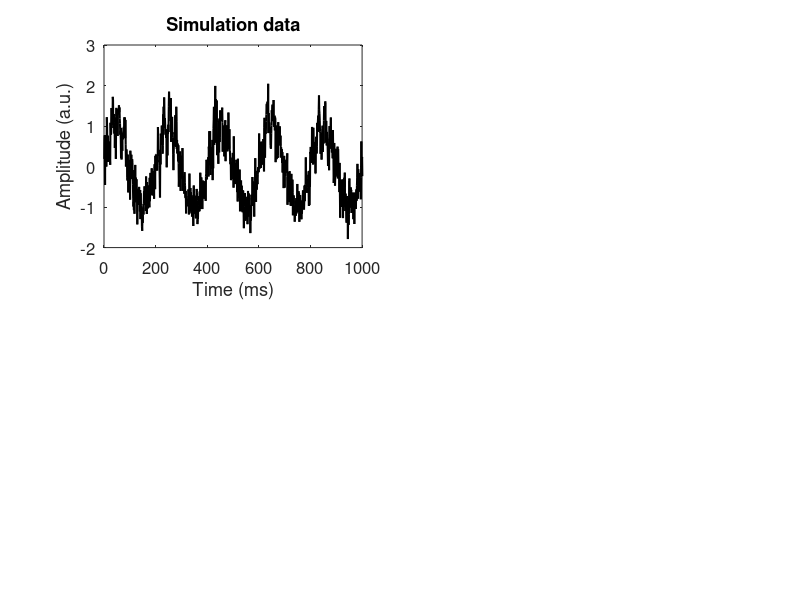

This figure's MATLAB source: (Note: this script raises an error after producing the figure.)
%% Wasserstein Modulation Index (wMI)
% This code ("wMI_CallerRoutine.m") demonstrates the basic usage of the wMI (Ohki, 2022, J Neurosci Methods, DOI: 10.1016/j.jneumeth.2022.109578). 

% You will need the following files in the current directory or Matlab path:
%  eegfilt.m
%  Wasserstein_MI.m
%  Questions -> takefumi2ohki@gmail.com


clear all, close all

% Constructing an Example
% parameters for simulation data
srate = 1000;
data_length = 10000; %( i.e., 10 sec)
t = 1:1:data_length;

% parameter for the coupling strength
nonmodulatedamplitude = .3; % increase this parameters to get less modulation; you'll see that this is reflected in the wMI value

% lower frex (i.e., nesting phase frex) and higher frex (i.e., nested amplitude frex) 
Phase_Modulating_Freq = 5;
Amp_Modulated_Freq    = 40;

% creation simulation data based on Tort et al. (2010)
lfp = (0.2*(sin(2*pi*t*Phase_Modulating_Freq/srate)+1)+nonmodulatedamplitude*0.1).*sin(2*pi*t*Amp_Modulated_Freq/srate)+sin(2*pi*t*Phase_Modulating_Freq/srate);

% add random noise
lfp = lfp+0.3*randn(1,length(lfp));


% Plot for check
figure(1), clf
subplot(2, 2, 1)
plot(lfp, 'k', 'linew', 1.5), xlim([0 1000])
set(gca,'fontsize',12), xlabel('Time (ms)'), ylabel('Amplitude (a.u.)')
title('Simulation data')


%% Define the range of amplitude and phase frequencies that you want to analyze 
PhaseFreqVector =   2 :1:15;
AmpFreqVector   = 10 :5:100;

PhaseFreq_BandWidth = 2;
AmpFreq_BandWidth   = 5;


%% Create phase bins for storing amplitude values in each phase position
nbin = 10; % we are binning 0-360 degrees based on he number of bin, (e.g., each bin has 20 degrees if we set 18)
position=zeros(1, nbin); % Note: this variable will get the beginning (not the center) of each phase bin (in rads)
winsize = 2*pi/nbin;
for j=1:nbin 
     position(j) = -pi+(j-1)*winsize; 
end

%% Filtering and Hilbert transform
% Data box
Comodulogram  = zeros(length(PhaseFreqVector), length(AmpFreqVector));
[AmpFreqTransformed, PhaseFreqTransformed]   =  deal(zeros(length(AmpFreqVector), data_length), zeros(length(PhaseFreqVector), data_length));

% Loop for extracting phase info
for amp_idx = 1:length(AmpFreqVector)
    
     Af1 = AmpFreqVector(amp_idx);  Af2 = Af1+AmpFreq_BandWidth;
     AmpFreq = eegfilt(lfp, srate, Af1, Af2); % filtering via eegfilt.m
     AmpFreqTransformed(amp_idx, :) = abs(hilbert(AmpFreq)); % getting the amplitude envelope

end

% Loop for extracting amplitude info
for phase_idx =1:length(PhaseFreqVector)
    
    Pf1 = PhaseFreqVector(phase_idx);  Pf2 = Pf1 + PhaseFreq_BandWidth;
    PhaseFreq=eegfilt(lfp, srate, Pf1, Pf2); % filtering via eegfilt.m
    PhaseFreqTransformed(phase_idx , :) = angle(hilbert(PhaseFreq)); % getting the phase time series

end



%% Calculate the wMI and produce comodulogram
tic
counter1=0;
for phase_idx = 1 : length(PhaseFreqVector)

     counter1 = counter1+1;

     % define the target phase frequency bands
     Pf1 = PhaseFreqVector(phase_idx);  Pf2 = Pf1+ PhaseFreq_BandWidth;
    
     counter2 = 0;
   
    for amp_idx = 1 : length(AmpFreqVector)
         
        counter2 = counter2+1;
    
        % define the target amplitude frequency bands 
        Af1 = AmpFreqVector(amp_idx); Af2 = Af1+AmpFreq_BandWidth;
        
        %Calucaltion the wMI via L1wasserstein_MI_test 
        [wMI, optpath, MeanAmp] = Wasserstein_MI(PhaseFreqTransformed(phase_idx, :), AmpFreqTransformed(amp_idx, :), position);
         Comodulogram(counter1, counter2) = wMI;
         
         % just keepling one MeanAmp and coupling phase matrix (i.e., optimal transport route) showing the maximum coupling strength
         if phase_idx == 4 && amp_idx == 7 % 5 Hz for phase and 40 Hz for amplitude
            MeanAmp4plot = MeanAmp;
            optpath4plot = optpath;
            
         end
    
    end
end
toc


%% Plot
figure(1)
subplot(222)
bar(MeanAmp4plot, 'k') %  Phase: 4 Hz  Amplitude: 40 Hz
set(gca,'fontsize',14), ylabel('Amplitude'), xlabel('Phase (binned)')
xticklabels({[]})
title('Amplitude distirbution for phase')

subplot(223)
contourf(PhaseFreqVector+PhaseFreq_BandWidth/2,AmpFreqVector+AmpFreq_BandWidth/2,Comodulogram', 30,'lines','none')
set(gca,'fontsize',14), ylabel('Amplitude (Hz)'), xlabel('Phase(Hz)'), 
colormap turbo,  caxis([.2 .7]), title('wMI'), colorbar

subplot(224)
imagesc(diag(diag(optpath4plot)))
set(gca,'fontsize',14)
title('Coupling phase matrix'), colorbar


